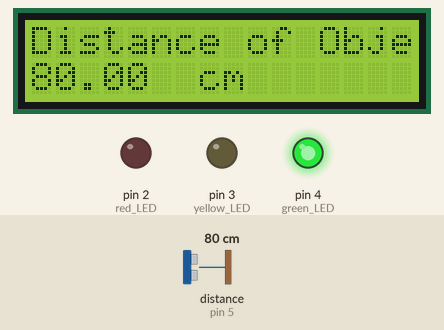
Recording of a sketch running on a simulated Arduino Uno, built with avr-gcc and run on an emulated ATmega328P. Parts: 16×2 character LCD, output pins drawn as LEDs (lit = HIGH). Wiring (inferred from the names in the program): ultrasonic range finder: trigger pin 6; echo pin 5. The test bench sets the inputs (shaded band); at power-on: distance to the obstacle (sensor on pin 5) 80 cm. The echo pulse lasts 58.3 µs per cm; pins used as bus, display or sensor lines are not drawn; what the sketch prints to the serial monitor is not drawn.

Above: at 1.2 s.
1.3 s: distance to the obstacle (sensor on pin 5) set to 22 cm
At 2.5 s:
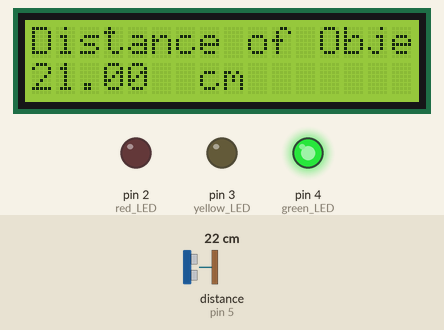
2.8 s: distance to the obstacle (sensor on pin 5) set to 18 cm
At 4.1 s:
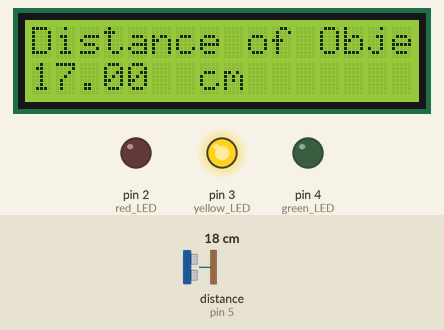
4.4 s: distance to the obstacle (sensor on pin 5) set to 12 cm
At 5.3 s:
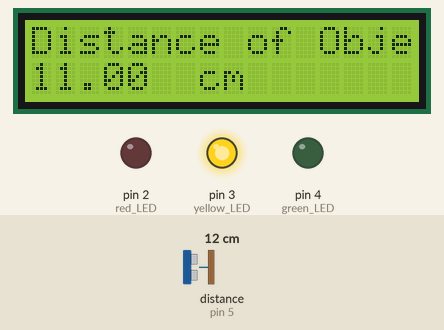
5.9 s: distance to the obstacle (sensor on pin 5) set to 9 cm
At 7.2 s:
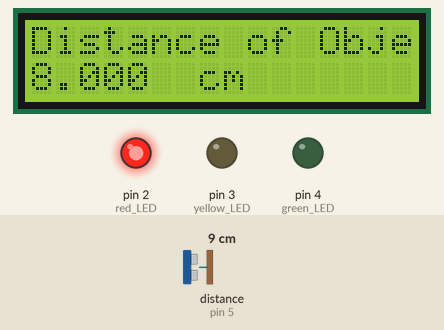
7.5 s: distance to the obstacle (sensor on pin 5) set to 250 cm
At 9.8 s:
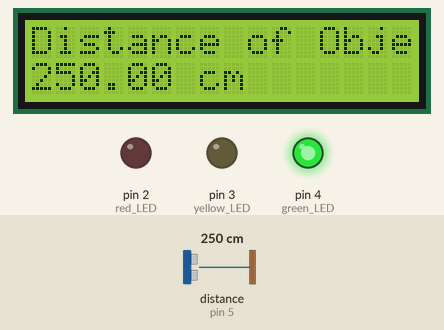
Timing chart, 0 to 10.0 s (numbered marks = the images above; inputs shaded):
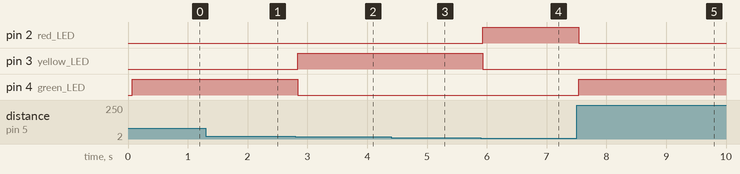

Measured:
- the behaviour switches between 21 and 20 cm on distance to the obstacle (sensor on pin 5) (found by bisection; images 1 and 2)
- the behaviour switches between 11 and 10 cm on distance to the obstacle (sensor on pin 5) (found by bisection; images 3 and 4)
- after the input at 1.3 s, the display: first changes at once (image 1 shows a later state)
- after the input at 2.8 s, pin 3 (yellow_LED): LOW → HIGH at once; pin 4 (green_LED): HIGH → LOW at once; the display: first changes at once (image 2 shows a later state)
- after the input at 4.4 s, the display: first changes at once (image 3 shows a later state)
- after the input at 5.9 s, pin 2 (red_LED): LOW → HIGH at once; pin 3 (yellow_LED): HIGH → LOW at once; the display: first changes at once (image 4 shows a later state)
- after the input at 7.5 s, pin 2 (red_LED): HIGH → LOW at once; pin 4 (green_LED): LOW → HIGH at once; the display: first changes at once (image 5 shows a later state)

The sketch:

Distance_Reader.ino
```cpp
// include the library code:
#include <LiquidCrystal.h>

// initialize the library by associating any needed LCD interface pin
// with the arduino pin number it is connected to

const byte trigPin = 6;
const byte echoPin = 5;
const byte green_LED = 4;
const byte yellow_LED = 3;
const byte red_LED = 2;

float duration, distance;

const byte rs = 7, en = 8, d4 = 9, d5 = 10, d6 = 11, d7 = 12;
LiquidCrystal lcd(rs, en, d4, d5, d6, d7);

int currentLED = -1;

void turnOffLEDS() {
  digitalWrite(red_LED, LOW);
  digitalWrite(yellow_LED, LOW);
  digitalWrite(green_LED, LOW);
}

void setLED(int led) {
  if (led != currentLED) {
    turnOffLEDS();
    digitalWrite(led, HIGH);
    currentLED = led;
  }
}

void writeToScreen(float d) {
  lcd.setCursor(0, 1);
  lcd.print(d);
  lcd.setCursor(7, 1);
  lcd.print("cm");
}

long getDistance() {
  digitalWrite(trigPin, LOW);
  delayMicroseconds(2);
  digitalWrite(trigPin, HIGH);
  delayMicroseconds(10);
  digitalWrite(trigPin, LOW);

  long duration = pulseIn(echoPin, HIGH, 25000);
  return duration / 58;
}

void setup() {
  // set up the LCD's number of columns and rows:
  lcd.begin(16, 2);
  // Print a message to the LCD.
  lcd.print("Distance of Object:");
  pinMode(trigPin, OUTPUT);
  pinMode(echoPin, INPUT);

  pinMode(green_LED, OUTPUT);
  pinMode(yellow_LED, OUTPUT);
  pinMode(red_LED, OUTPUT);
  Serial.begin(9600);
}

void loop() {
  distance = (distance + getDistance()) / 2;
  writeToScreen(distance);

  if (distance < 10) {
    // Turn off all LED's then turn on only Red LED when object is
    // 10 cm away.
    setLED(red_LED);
  } else if (distance < 20) {
    // Turn yellow light on when between 20-10 cm
    setLED(yellow_LED);
  } else {
    // If object is more than 20 cm away, turn green light on.
    setLED(green_LED);
  }

  Serial.print("Distance: ");
  Serial.println(distance);

  delay(50);
}
```
